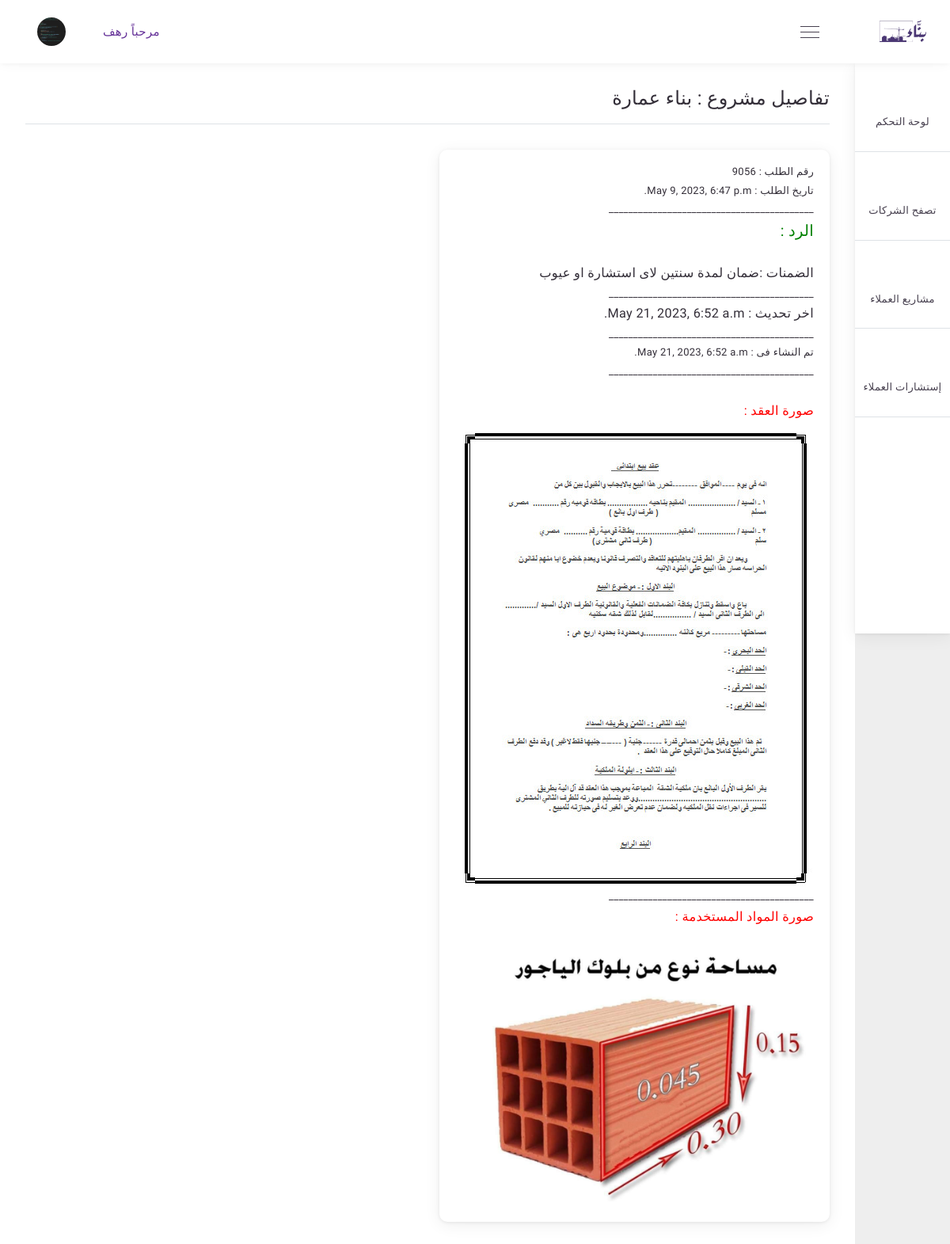
Page /orders/1/contracts_guarantees/ (signed in) on the committed database.
### accounts/models.py (models this page shows, shortened)
class Profile(models.Model):
    userType = {
        ('شركة' , 'شركة'),
        ('عميل' , 'عميل'),
    }
    user = models.OneToOneField(User , verbose_name=("user_profile"), on_delete=models.CASCADE)
    image = models.ImageField(("الصوره"), upload_to='user-image')
    name = models.CharField(("الإسم ثلاثي"), max_length=50)
    phone = models.CharField(_("رقم الهاتف"),max_length=50)
    userType = models.CharField(choices=userType , default='عميل',max_length=50, blank=True, null=True)
    country = models.CharField(("الدولة"), max_length=50, blank=True, null=True)
    address = models.CharField(("المنطقة"), max_length=50, blank=True, null=True)
    slug = models.SlugField(("Slug :"),blank=True, null=True)

### request/models.py (models this page shows, shortened)
class ProjectRequest(models.Model):
    Request_Status={
        ('تحت المراجعة' , 'تحت المراجعة'),
        ('مقبول' , 'مقبول'),
        ('مرفوض ' , 'مرفوض'),
    }
    work_Type={
        ('بناء' , 'بناء'),
        ('ترميم' , 'ترميم'),
        ('شراء ' , 'شراء'),
    }
    user               = models.ForeignKey(User,  on_delete=models.CASCADE)
    company            = models.ForeignKey(Company,  on_delete=models.CASCADE)
    workname           = models.CharField(_("إسم العميل"), max_length=50)
    name               = models.CharField(_("عنوان المشروع"), max_length=50)
    workType           = models.CharField(_("نوع العمل "),choices=work_Type,default='بناء' , max_length=50)
    request_status     = models.CharField(_("حالة الطلب "),choices=Request_Status,default='تحت المراجعة' , max_length=50)
    city               = models.CharField(_("المدينة "), max_length=50)
    code               = models.IntegerField(_("رقم الطلب"), default=random_string)
    description        = models.TextField(_("وصف الطلب"))
    create_at          = models.DateTimeField(_("تاريخ الطلب"), default = timezone.now)
    class Meta:
        verbose_name = _("Project Request")
        verbose_name_plural = _("Project Request")

class Contracts_Guarantees(models.Model):
    contracts_guarantees  = models.OneToOneField(ProjectRequest,  related_name='contracts_guarantees', on_delete=models.CASCADE)
    image_status     = models.ImageField(_("صورة العقد"), upload_to=None, height_field=None, width_field=None, max_length=None)
    materials_used     = models.ImageField(_("المواد المستخدمة"), upload_to=None, height_field=None, width_field=None, max_length=None)
    description        = models.TextField(_("الضمنات"))
    update_at          = models.DateTimeField(_("أخر تحديث للطلب"), default = timezone.now)
    create_at          = models.DateTimeField(_("تاريخ الطلب"), default = timezone.now)
    class Meta:
        verbose_name = _("Contracts Guarantees")
        verbose_name_plural = _("Contracts Guarantees")

### orders/views.py (the view)
# urls.py: path('<int:id>/contracts_guarantees/' , views.contracts_guarantees  , name='contracts_guarantees'),
@login_required
def contracts_guarantees(request , id):
    ProjectRequestid  = get_object_or_404(ProjectRequest, id=id)
    contracts_guarantees  = Contracts_Guarantees.objects.get(contracts_guarantees = ProjectRequestid)
    return render(request ,'contracts_guarantees.html', {
        'ProjectRequestid' : ProjectRequestid ,
        'contracts_guarantees' : contracts_guarantees ,
        'title' : 'حالة المشروع الخاص بك',
    })

### project/context_processors.py (called while the page is built)
def profile_fields(request):
    if request.user.is_authenticated:
        profile = Profile.objects.get(user=request.user)
        return {'profile_fields': profile}
    return{}

### orders/templates/contracts_guarantees.html
{% extends 'base.html' %}
{% load static %}
{% load bootstrap4 %}
{% block 'body' %}
<div class="main-content-wrap sidenav-open d-flex flex-column">
<div class="main-content">
    <div class="breadcrumb">
        <h1>تفاصيل مشروع :   {{ProjectRequestid.name}} </h1>
    </div>
    <div class="separator-breadcrumb border-top"></div>
    <div class="row">
        <div class="col-md-6">
            <div class="card mb-5">
                <div class="card-body">
                   <h6>رقم الطلب : {{ProjectRequestid.code}}</h6>
                   <h6>تاريخ الطلب : {{ProjectRequestid.create_at}}</h6>
                   <h6>__________________________________________</h6>
                   <h4 style="color:green">الرد  : </h4>
                   <br>
                   <h5>الضمنات :{{contracts_guarantees.description}}</h5>
                   <h6>__________________________________________</h6>
                   <h5>اخر تحديث : {{contracts_guarantees.update_at}}</h5>
                   <h6>__________________________________________</h6>
                   <h6>تم النشاء فى : {{contracts_guarantees.create_at}}</h6>
                   <h6>__________________________________________</h6>
                   <br>
                   <h5 style="color:red">صورة العقد  : </h5>
                   {% if contracts_guarantees.image_status %}
                   <img src="{{contracts_guarantees.image_status.url}}">
                   {% endif %}
                   <h6>__________________________________________</h6>
                   <h5 style="color:red">صورة المواد المستخدمة  : </h5>
                   {% if contracts_guarantees.materials_used %}
                   <img src="{{contracts_guarantees.materials_used.url}}">
                   {% endif %}
                </div>
            </div>
        </div>
    </div>
    </div>
</div>
{% endblock %}

### templates/base.html (shortened to what this page needs)
{% load static %}
<!DOCTYPE html>
<html lang="en" dir="rtl">
<head>
    <link href="{% static 'dist-assets/css/themes/lite-purple.min.css'%}" rel="stylesheet" />
    <link href="{% static 'dist-assets/css/plugins/perfect-scrollbar.min.css'%}" rel="stylesheet" />
    <link href="{% static 'dist-assets/css/plugins/progesssteps.css'%}" rel="stylesheet" />
    <link href="{% static 'dist-assets/css/plugins/progessstepsdemo.css'%}" rel="stylesheet" />
    <link href="https://fonts.googleapis.com/css2?family=Cairo:wght@400;600;700;900&family=Tajawal:wght@400;500;700;800&display=swap" rel="stylesheet"></head>
    <link rel='stylesheet' href='https://cdnjs.cloudflare.com/ajax/libs/font-awesome/5.8.2/css/all.min.css'>
</head>
<body class="text-left">
    <div class="app-admin-wrap layout-sidebar-large">
        <div class="main-header">
            <div class="logo">
                <img src="{% static 'dist-assets/images/benaa_logo.png'%}" alt="">
            </div>
            <div class="menu-toggle">
                <div></div>
                <div></div>
                <div></div>
            </div>
            <div class="header-part-right">
                <i class="i-Full-Screen header-icon d-none d-sm-inline-block" data-fullscreen></i>
                <a  href="{% url 'users:profile' %}" ><span class="nav-text">مرحباً {{request.user.profile.name}}  </span></a>
                <div class="dropdown">
                    <div class="user col align-self-end ">
                        {% if request.user.profile.image %}
                        <img src="{{request.user.profile.image.url}}" id="userDropdown" alt="" data-toggle="dropdown" aria-haspopup="true" aria-expanded="false">
                        {% else %}
                        <img src="" id="userDropdown" alt="" data-toggle="dropdown" aria-haspopup="true" aria-expanded="false">
                        {% endif %}
                    </div>
                </div>
            </div>
        </div>
        <div class="side-content-wrap">
            <div class="sidebar-left open rtl-ps-none" data-perfect-scrollbar="" data-suppress-scroll-x="true">
                <ul class="navigation-left">
                    <li class="nav-item"><a class="nav-item-hold" href="{% url 'dashboard:dashboard' %}"><i class="nav-icon i-Computer-Secure"></i><span class="nav-text">لوحة التحكم</span></a>
                    </li>
                    <li class="nav-item"><a class="nav-item-hold" href="{% url 'users:company_list' %}"><i class="nav-icon i-Computer-Secure"></i><span class="nav-text">تصفح الشركات</span></a>
                    </li>
                    {% if profile_fields.userType == "شركة" and not request.user.is_superuser %}
                    <li class="nav-item"><a class="nav-item-hold" href="{% url 'request:project_request_list' %}"><i class="nav-icon i-Bar-Chart"></i><span class="nav-text">مشاريع العملاء</span></a>
                    </li>
                    {% endif %}
                    {% if profile_fields.userType == 'شركة' and not request.user.is_superuser %}
                    <li class="nav-item"><a class="nav-item-hold" href="{% url 'orders:request_order_for_company' %}"><i class="nav-icon i-File"></i><span class="nav-text">إستشارات العملاء</span></a>
                    </li>
                    {% endif %}
                </ul>
            </div>
        </div>
        {% block 'body' %}
        {% endblock %}
    <link href="https://unpkg.com/gijgo@1.9.13/css/gijgo.min.css" rel="stylesheet" type="text/css" />
</body>
</html>

### rows in the picture
ProjectRequest: name "بناء عمارة", code "9056", create_at "May 9, 2023, 6:47 p.m."
Contracts_Guarantees: description "ضمان لمدة سنتين لاى استشارة او عيوب", update_at "May 21, 2023, 6:52 a.m.", create_at "May 21, 2023, 6:52 a.m.", image_status (picture), materials_used (picture)

### other values in the picture
{{ request.user.profile.name }} "رهف"
